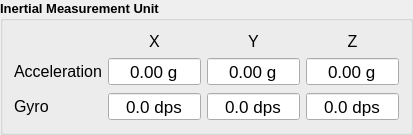
      <widget class="QGroupBox" name="groupBox_6">
       <property name="font">
        <font>
         <pointsize>10</pointsize>
         <bold>true</bold>
        </font>
       </property>
       <property name="title">
        <string>Inertial Measurement Unit</string>
       </property>
       <layout class="QGridLayout" name="gridLayout_6">
        <item row="2" column="3">
         <widget class="QDoubleSpinBox" name="gyroZ_SB">
          <property name="maximumSize">
           <size>
            <width>100</width>
            <height>16777215</height>
           </size>
          </property>
          <property name="font">
           <font>
            <pointsize>13</pointsize>
            <bold>false</bold>
           </font>
          </property>
          <property name="frame">
           <bool>true</bool>
          </property>
          <property name="alignment">
           <set>Qt::AlignCenter</set>
          </property>
          <property name="readOnly">
           <bool>true</bool>
          </property>
          <property name="buttonSymbols">
           <enum>QAbstractSpinBox::NoButtons</enum>
          </property>
          <property name="suffix">
           <string> dps</string>
          </property>
          <property name="decimals">
           <number>1</number>
          </property>
          <property name="minimum">
           <double>-100.000000000000000</double>
          </property>
         </widget>
        </item>
        <item row="0" column="2">
         <widget class="QLabel" name="label_6">
          <property name="font">
           <font>
            <pointsize>12</pointsize>
            <bold>false</bold>
           </font>
          </property>
          <property name="text">
           <string>Y</string>
          </property>
          <property name="alignment">
           <set>Qt::AlignCenter</set>
          </property>
         </widget>
        </item>
        <item row="1" column="0">
         <widget class="QLabel" name="label_8">
          <property name="font">
           <font>
            <pointsize>12</pointsize>
            <bold>false</bold>
           </font>
          </property>
          <property name="text">
           <string>Acceleration</string>
          </property>
         </widget>
        </item>
        <item row="1" column="1">
         <widget class="QDoubleSpinBox" name="ax_SB">
          <property name="maximumSize">
           <size>
            <width>100</width>
            <height>16777215</height>
           </size>
          </property>
          <property name="font">
           <font>
            <pointsize>13</pointsize>
            <bold>false</bold>
           </font>
          </property>
          <property name="frame">
           <bool>true</bool>
          </property>
          <property name="alignment">
           <set>Qt::AlignCenter</set>
          </property>
          <property name="readOnly">
           <bool>true</bool>
          </property>
          <property name="buttonSymbols">
           <enum>QAbstractSpinBox::NoButtons</enum>
          </property>
          <property name="suffix">
           <string> g</string>
          </property>
          <property name="minimum">
           <double>-100.000000000000000</double>
          </property>
         </widget>
        </item>
        <item row="2" column="1">
         <widget class="QDoubleSpinBox" name="gyroX_SB">
          <property name="maximumSize">
           <size>
            <width>100</width>
            <height>16777215</height>
           </size>
          </property>
          <property name="font">
           <font>
            <pointsize>13</pointsize>
            <bold>false</bold>
           </font>
          </property>
          <property name="frame">
           <bool>true</bool>
          </property>
          <property name="alignment">
           <set>Qt::AlignCenter</set>
          </property>
          <property name="readOnly">
           <bool>true</bool>
          </property>
          <property name="buttonSymbols">
           <enum>QAbstractSpinBox::NoButtons</enum>
          </property>
          <property name="suffix">
           <string> dps</string>
          </property>
          <property name="decimals">
           <number>1</number>
          </property>
          <property name="minimum">
           <double>-100.000000000000000</double>
          </property>
         </widget>
        </item>
        <item row="0" column="1">
         <widget class="QLabel" name="label_5">
          <property name="font">
           <font>
            <pointsize>12</pointsize>
            <bold>false</bold>
           </font>
          </property>
          <property name="text">
           <string>X</string>
          </property>
          <property name="alignment">
           <set>Qt::AlignCenter</set>
          </property>
         </widget>
        </item>
        <item row="1" column="3">
         <widget class="QDoubleSpinBox" name="az_SB">
          <property name="maximumSize">
           <size>
            <width>100</width>
            <height>16777215</height>
           </size>
          </property>
          <property name="font">
           <font>
            <pointsize>13</pointsize>
            <bold>false</bold>
           </font>
          </property>
          <property name="frame">
           <bool>true</bool>
          </property>
          <property name="alignment">
           <set>Qt::AlignCenter</set>
          </property>
          <property name="readOnly">
           <bool>true</bool>
          </property>
          <property name="buttonSymbols">
           <enum>QAbstractSpinBox::NoButtons</enum>
          </property>
          <property name="suffix">
           <string> g</string>
          </property>
          <property name="minimum">
           <double>-100.000000000000000</double>
          </property>
         </widget>
        </item>
        <item row="1" column="2">
         <widget class="QDoubleSpinBox" name="ay_SB">
          <property name="maximumSize">
           <size>
            <width>100</width>
            <height>16777215</height>
           </size>
          </property>
          <property name="font">
           <font>
            <pointsize>13</pointsize>
            <bold>false</bold>
           </font>
          </property>
          <property name="frame">
           <bool>true</bool>
          </property>
          <property name="alignment">
           <set>Qt::AlignCenter</set>
          </property>
          <property name="readOnly">
           <bool>true</bool>
          </property>
          <property name="buttonSymbols">
           <enum>QAbstractSpinBox::NoButtons</enum>
          </property>
          <property name="suffix">
           <string> g</string>
          </property>
          <property name="minimum">
           <double>-100.000000000000000</double>
          </property>
         </widget>
        </item>
        <item row="0" column="3">
         <widget class="QLabel" name="label_7">
          <property name="font">
           <font>
            <pointsize>12</pointsize>
            <bold>false</bold>
           </font>
          </property>
          <property name="text">
           <string>Z</string>
          </property>
          <property name="alignment">
           <set>Qt::AlignCenter</set>
          </property>
         </widget>
        </item>
        <item row="2" column="2">
         <widget class="QDoubleSpinBox" name="gyroY_SB">
          <property name="maximumSize">
           <size>
            <width>100</width>
            <height>16777215</height>
           </size>
          </property>
          <property name="font">
           <font>
            <pointsize>13</pointsize>
            <bold>false</bold>
           </font>
          </property>
          <property name="frame">
           <bool>true</bool>
          </property>
          <property name="alignment">
           <set>Qt::AlignCenter</set>
          </property>
          <property name="readOnly">
           <bool>true</bool>
          </property>
          <property name="buttonSymbols">
           <enum>QAbstractSpinBox::NoButtons</enum>
          </property>
          <property name="suffix">
           <string> dps</string>
          </property>
          <property name="decimals">
           <number>1</number>
          </property>
          <property name="minimum">
           <double>-100.000000000000000</double>
          </property>
         </widget>
        </item>
        <item row="2" column="0">
         <widget class="QLabel" name="label_9">
          <property name="font">
           <font>
            <pointsize>12</pointsize>
            <bold>false</bold>
           </font>
          </property>
          <property name="text">
           <string>Gyro</string>
          </property>
         </widget>
        </item>
       </layout>
      </widget>
